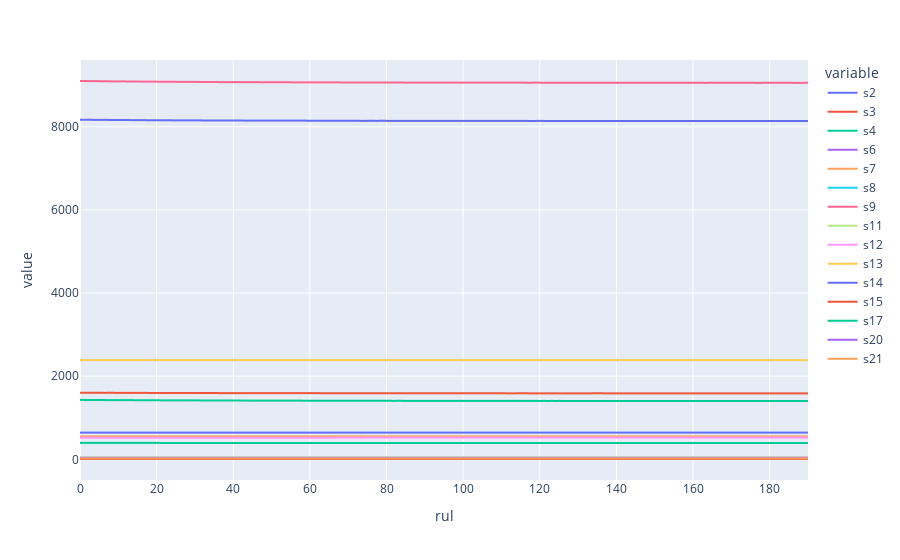

The cell this chart's notebook holds for it:
### Code cell
# Plotting average of sensor values
c.plot_avg_sensor_data(grouped_train, p.sensor_cols)

### Figure 1 — Plotly figure (JSON) as saved in the notebook; plotly's stock layout.template omitted (floating-point values rounded to 4 significant figures; data arrays with more than 128 entries replaced by an {"elided": "..."} marker saying what was removed)
{"data": [{"hovertemplate": "variable=s2<br>rul=%{x}<br>value=%{y}<extra></extra>", "legendgroup": "s2", "line": {"color": "#636efa", "dash": "solid"}, "marker": {"symbol": "circle"}, "mode": "lines", "name": "s2", "showlegend": true, "type": "scattergl", "x": {"elided": "191 int values"}, "xaxis": "x", "y": {"elided": "191 float values"}, "yaxis": "y"}, {"hovertemplate": "variable=s3<br>rul=%{x}<br>value=%{y}<extra></extra>", "legendgroup": "s3", "line": {"color": "#EF553B", "dash": "solid"}, "marker": {"symbol": "circle"}, "mode": "lines", "name": "s3", "showlegend": true, "type": "scattergl", "x": {"elided": "191 int values"}, "xaxis": "x", "y": {"elided": "191 float values"}, "yaxis": "y"}, {"hovertemplate": "variable=s4<br>rul=%{x}<br>value=%{y}<extra></extra>", "legendgroup": "s4", "line": {"color": "#00cc96", "dash": "solid"}, "marker": {"symbol": "circle"}, "mode": "lines", "name": "s4", "showlegend": true, "type": "scattergl", "x": {"elided": "191 int values"}, "xaxis": "x", "y": {"elided": "191 float values"}, "yaxis": "y"}, {"hovertemplate": "variable=s6<br>rul=%{x}<br>value=%{y}<extra></extra>", "legendgroup": "s6", "line": {"color": "#ab63fa", "dash": "solid"}, "marker": {"symbol": "circle"}, "mode": "lines", "name": "s6", "showlegend": true, "type": "scattergl", "x": {"elided": "191 int values"}, "xaxis": "x", "y": {"elided": "191 float values"}, "yaxis": "y"}, {"hovertemplate": "variable=s7<br>rul=%{x}<br>value=%{y}<extra></extra>", "legendgroup": "s7", "line": {"color": "#FFA15A", "dash": "solid"}, "marker": {"symbol": "circle"}, "mode": "lines", "name": "s7", "showlegend": true, "type": "scattergl", "x": {"elided": "191 int values"}, "xaxis": "x", "y": {"elided": "191 float values"}, "yaxis": "y"}, {"hovertemplate": "variable=s8<br>rul=%{x}<br>value=%{y}<extra></extra>", "legendgroup": "s8", "line": {"color": "#19d3f3", "dash": "solid"}, "marker": {"symbol": "circle"}, "mode": "lines", "name": "s8", "showlegend": true, "type": "scattergl", "x": {"elided": "191 int values"}, "xaxis": "x", "y": {"elided": "191 float values"}, "yaxis": "y"}, {"hovertemplate": "variable=s9<br>rul=%{x}<br>value=%{y}<extra></extra>", "legendgroup": "s9", "line": {"color": "#FF6692", "dash": "solid"}, "marker": {"symbol": "circle"}, "mode": "lines", "name": "s9", "showlegend": true, "type": "scattergl", "x": {"elided": "191 int values"}, "xaxis": "x", "y": {"elided": "191 float values"}, "yaxis": "y"}, {"hovertemplate": "variable=s11<br>rul=%{x}<br>value=%{y}<extra></extra>", "legendgroup": "s11", "line": {"color": "#B6E880", "dash": "solid"}, "marker": {"symbol": "circle"}, "mode": "lines", "name": "s11", "showlegend": true, "type": "scattergl", "x": {"elided": "191 int values"}, "xaxis": "x", "y": {"elided": "191 float values"}, "yaxis": "y"}, {"hovertemplate": "variable=s12<br>rul=%{x}<br>value=%{y}<extra></extra>", "legendgroup": "s12", "line": {"color": "#FF97FF", "dash": "solid"}, "marker": {"symbol": "circle"}, "mode": "lines", "name": "s12", "showlegend": true, "type": "scattergl", "x": {"elided": "191 int values"}, "xaxis": "x", "y": {"elided": "191 float values"}, "yaxis": "y"}, {"hovertemplate": "variable=s13<br>rul=%{x}<br>value=%{y}<extra></extra>", "legendgroup": "s13", "line": {"color": "#FECB52", "dash": "solid"}, "marker": {"symbol": "circle"}, "mode": "lines", "name": "s13", "showlegend": true, "type": "scattergl", "x": {"elided": "191 int values"}, "xaxis": "x", "y": {"elided": "191 float values"}, "yaxis": "y"}, {"hovertemplate": "variable=s14<br>rul=%{x}<br>value=%{y}<extra></extra>", "legendgroup": "s14", "line": {"color": "#636efa", "dash": "solid"}, "marker": {"symbol": "circle"}, "mode": "lines", "name": "s14", "showlegend": true, "type": "scattergl", "x": {"elided": "191 int values"}, "xaxis": "x", "y": {"elided": "191 float values"}, "yaxis": "y"}, {"hovertemplate": "variable=s15<br>rul=%{x}<br>value=%{y}<extra></extra>", "legendgroup": "s15", "line": {"color": "#EF553B", "dash": "solid"}, "marker": {"symbol": "circle"}, "mode": "lines", "name": "s15", "showlegend": true, "type": "scattergl", "x": {"elided": "191 int values"}, "xaxis": "x", "y": {"elided": "191 float values"}, "yaxis": "y"}, {"hovertemplate": "variable=s17<br>rul=%{x}<br>value=%{y}<extra></extra>", "legendgroup": "s17", "line": {"color": "#00cc96", "dash": "solid"}, "marker": {"symbol": "circle"}, "mode": "lines", "name": "s17", "showlegend": true, "type": "scattergl", "x": {"elided": "191 int values"}, "xaxis": "x", "y": {"elided": "191 float values"}, "yaxis": "y"}, {"hovertemplate": "variable=s20<br>rul=%{x}<br>value=%{y}<extra></extra>", "legendgroup": "s20", "line": {"color": "#ab63fa", "dash": "solid"}, "marker": {"symbol": "circle"}, "mode": "lines", "name": "s20", "showlegend": true, "type": "scattergl", "x": {"elided": "191 int values"}, "xaxis": "x", "y": {"elided": "191 float values"}, "yaxis": "y"}, {"hovertemplate": "variable=s21<br>rul=%{x}<br>value=%{y}<extra></extra>", "legendgroup": "s21", "line": {"color": "#FFA15A", "dash": "solid"}, "marker": {"symbol": "circle"}, "mode": "lines", "name": "s21", "showlegend": true, "type": "scattergl", "x": {"elided": "191 int values"}, "xaxis": "x", "y": {"elided": "191 float values"}, "yaxis": "y"}], "layout": {"legend": {"title": {"text": "variable"}, "tracegroupgap": 0}, "margin": {"t": 60}, "xaxis": {"anchor": "y", "domain": [0, 1], "title": {"text": "rul"}}, "yaxis": {"anchor": "x", "domain": [0, 1], "title": {"text": "value"}}}}
